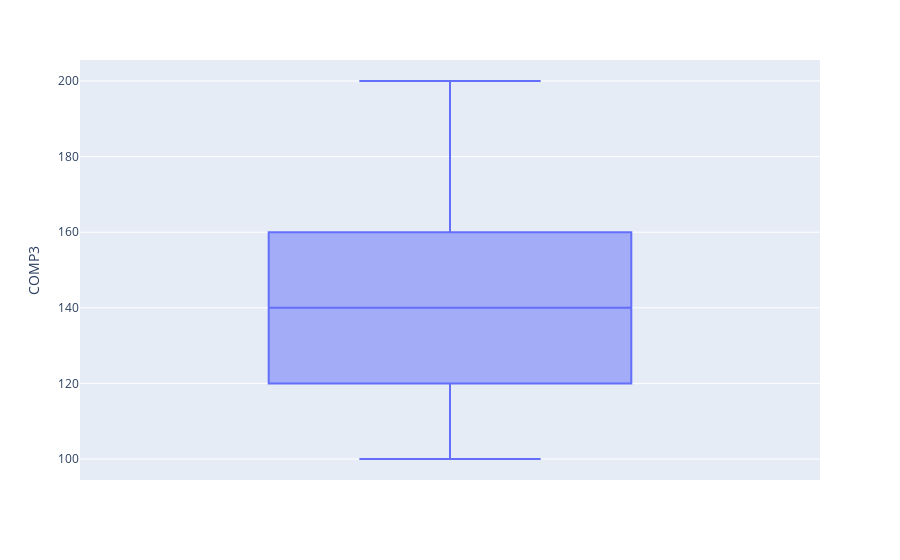

The cell this chart's notebook holds for it:
### Code cell
grafico = px.box(colegioy, y='COMP3')
grafico.show()

### Figure 1 — Plotly figure (JSON) as saved in the notebook; plotly's stock layout.template omitted (floating-point values rounded to 4 significant figures)
{"data": [{"alignmentgroup": "True", "hovertemplate": "COMP3=%{y}<extra></extra>", "legendgroup": "", "marker": {"color": "#636efa"}, "name": "", "notched": false, "offsetgroup": "", "orientation": "v", "showlegend": false, "type": "box", "x0": " ", "xaxis": "x", "y": [140, 160, 100, 140, 200, 120, 140, 180, 140, 120, 160, 160, 120, 120, 120, 160, 180, 160, 160, 140, 140, 160, 160, 120, 160, 120, 100, 120, 120, 120], "y0": " ", "yaxis": "y"}], "layout": {"boxmode": "group", "legend": {"tracegroupgap": 0}, "margin": {"t": 60}, "xaxis": {"anchor": "y", "domain": [0, 1]}, "yaxis": {"anchor": "x", "domain": [0, 1], "title": {"text": "COMP3"}}}}
